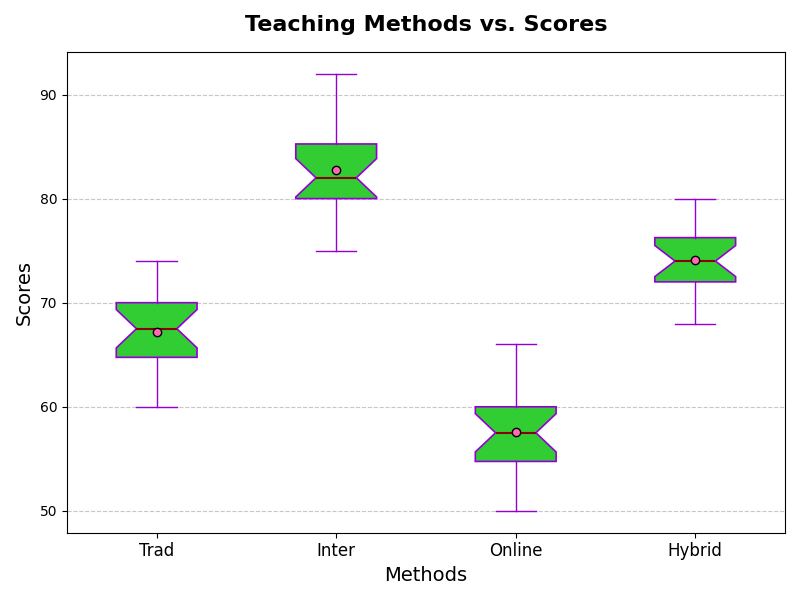

Recreate this plot in Python.
import matplotlib.pyplot as plt
import numpy as np

methods = ["Trad", "Inter", "Online", "Hybrid"]

greenwood_scores = [
    [65, 67, 70, 72],
    [75, 77, 80, 82],
    [55, 58, 60, 63],
    [70, 72, 75, 77]
]

riverdale_scores = [
    [60, 62, 64, 66],
    [80, 82, 84, 86],
    [50, 52, 54, 56],
    [68, 70, 72, 74]
]

hillside_scores = [
    [68, 70, 72, 74],
    [78, 80, 82, 84],
    [60, 62, 64, 66],
    [72, 74, 76, 78]
]

sunnyvale_scores = [
    [64, 66, 68, 70],
    [86, 88, 90, 92],
    [54, 56, 58, 60],
    [74, 76, 78, 80]
]

brookshire_scores = [
    [62, 65, 68, 70],
    [79, 81, 83, 85],
    [53, 55, 57, 59],
    [71, 73, 75, 77]
]

traditional_scores = greenwood_scores[0] + riverdale_scores[0] + hillside_scores[0] + sunnyvale_scores[0] + brookshire_scores[0]
interactive_scores = greenwood_scores[1] + riverdale_scores[1] + hillside_scores[1] + sunnyvale_scores[1] + brookshire_scores[1]
online_scores = greenwood_scores[2] + riverdale_scores[2] + hillside_scores[2] + sunnyvale_scores[2] + brookshire_scores[2]
hybrid_scores = greenwood_scores[3] + riverdale_scores[3] + hillside_scores[3] + sunnyvale_scores[3] + brookshire_scores[3]

fig, ax1 = plt.subplots(figsize=(8, 6))

data = [traditional_scores, interactive_scores, online_scores, hybrid_scores]

bp = ax1.boxplot(data, patch_artist=True, showmeans=True, notch=True,
                 boxprops=dict(facecolor="#32CD32", color="#9400D3", linewidth=1.2), 
                 medianprops=dict(color="#8B0000", linewidth=1.5),
                 meanprops=dict(marker='o', markeredgecolor='black', markerfacecolor='#FF69B4'),
                 whiskerprops=dict(color="#9400D3"), capprops=dict(color="#9400D3"))

ax1.set_title("Teaching Methods vs. Scores", fontsize=16, fontweight='bold', pad=15)
ax1.set_xlabel("Methods", fontsize=14)
ax1.set_ylabel("Scores", fontsize=14)
ax1.set_xticklabels(methods, fontsize=12)
ax1.yaxis.grid(True, linestyle='--', alpha=0.7)

plt.tight_layout()
plt.show()
